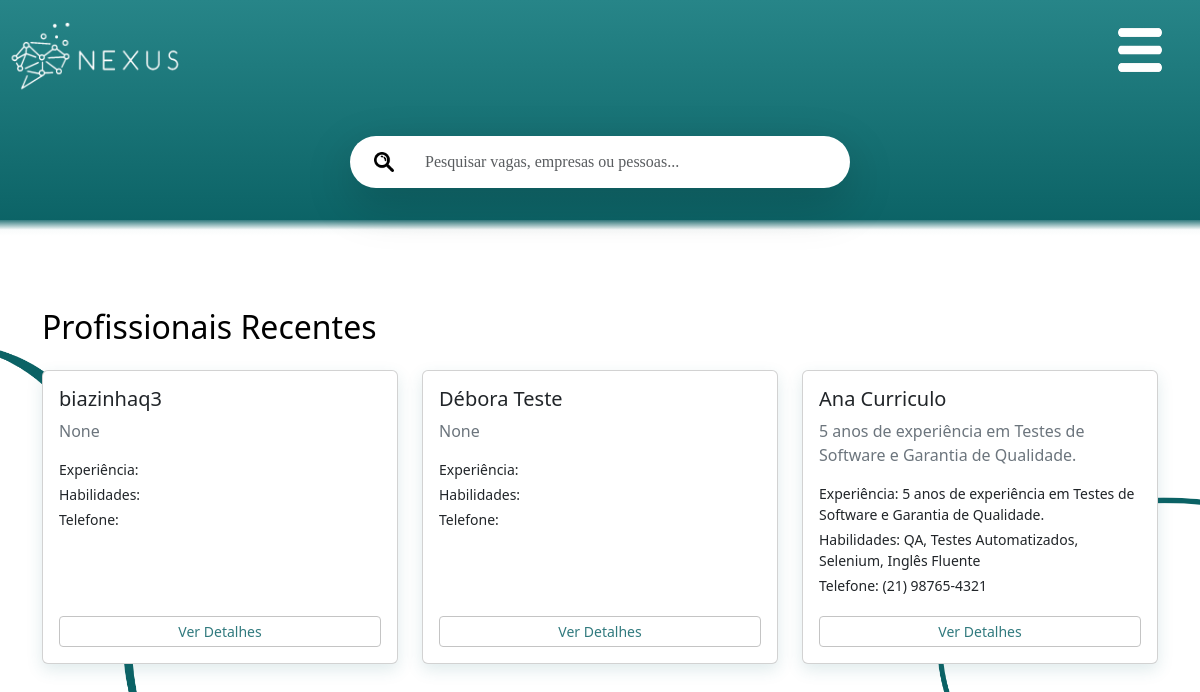
Screenshot of /index (signed in) with the database file from the repository.
### models.py (models this page shows)
class Profissional(db.Model):
    __tablename__ = 'profissionais'
    id = db.Column(db.Integer, primary_key=True)
    usuario_id = db.Column(db.Integer, db.ForeignKey('usuarios.id'), unique=True, nullable=False)
    nome_profissional = db.Column(db.String(150), nullable=False)
    endereco = db.Column(db.String(200))
    cidade = db.Column(db.String(100))
    estado = db.Column(db.String(100))
    cep = db.Column(db.String(15))
    telefone = db.Column(db.String(50))
    experiencia = db.Column(db.Text)
    habilidades = db.Column(db.Text)
    usuario = db.relationship('Usuario', backref=db.backref('profissional', uselist=False))

### app.py (the view)
@app.route('/index')
def index():
    if 'usuario_id' not in session:
        return redirect(url_for('mostrar_login'))
    tipo_conta = session.get('tipo_conta')
    cards = []
    titulo_secao = "Destaques"
    if tipo_conta == 'profissional':
        vagas = Vaga.query.order_by(Vaga.id.desc()).limit(10).all()
        cards = formatar_cards_vagas(vagas) or []
        titulo_secao = "Vagas em Destaque"
    elif tipo_conta == 'empresa':
        perfis = Profissional.query.order_by(Profissional.id.desc()).limit(10).all()
        cards = formatar_cards_profissionais(perfis) or []
        titulo_secao = "Profissionais Recentes"
    if cards is None:
        print("ALERTA: 'cards' é None! Forçando para lista vazia.")
        cards = []
    return render_template('Index.html', tipo_conta=tipo_conta, cards=cards, titulo_secao=titulo_secao, termo_pesquisa='')

### app.py (called while the page is built, shortened)
def truncate_filter(s, length=255, killwords=False, end='...'):
    if s is None:
        return ""
    if not isinstance(s, str):
        s = str(s) # Converte para string caso seja um número, etc.
    if len(s) <= length:
        return s

@app.after_request
def add_security_headers(response):
    return response

### utils.py (called while the page is built)
def formatar_cards_profissionais(profissionais):
    if profissionais is None:
        return []
    cards_formatados = []
    for perfil in profissionais:
        nome_usuario_fallback = getattr(perfil, 'usuario', None)
        nome_usuario = nome_usuario_fallback.nome if nome_usuario_fallback else "Profissional"
        nome_titulo = perfil.nome_profissional if perfil.nome_profissional else nome_usuario
        cards_formatados.append({
            'id': perfil.id,
            'titulo': nome_titulo,
            'descricao': perfil.experiencia,
            'detalhes': {
                'experiencia': perfil.experiencia,
                'habilidades': perfil.habilidades,
                'telefone': perfil.telefone,
                'cidade': perfil.cidade,
            }
        })
    return cards_formatados

### templates/Index.html (shortened to what this page needs)
<html>
<head>
    <link rel="stylesheet" href="https://cdnjs.cloudflare.com/ajax/libs/font-awesome/6.5.1/css/all.min.css"
 />
    <link href="{{ url_for('static', filename='Estilo.css') }}" rel="stylesheet">
    <link href="https://cdn.jsdelivr.net/npm/bootstrap@5.3.3/dist/css/bootstrap.min.css" rel="stylesheet"
>
</head>
<body id="corpoInicio2">
    <header id="cabecalhoIndex">
        <a href="{{ url_for('index') }}"><img src="{{ url_for('static', filename='images/logo-branco.png') }}"
                id="logoheader" alt="Logo Nexus"></a>
        <div id="offcanvas-toggle-container">
            <button class="navbar-toggler" type="button" data-bs-toggle="offcanvas" data-bs-target="#offcanvasNavbar"
                aria-controls="offcanvasNavbar" aria-label="Toggle navigation" id="offcanvasToggleBtn">
                <img src="{{ url_for('static', filename='images/Menu-Hamburguer-Branco.png') }}" alt="Menu"
                    id="menuImage">
            </button>
        </div>
        <div id="allcontainer" class="d-flex justify-content-center p-3">
            <form action="/resultado_pesquisa" method="GET" class="search-container w-100" style="max-width: 500px;">
                <div class="input-group shadow-lg rounded-pill">
                    <button type="submit" class="input-group-text bg-white border-0 rounded-start-pill ps-3"
                        style="border: none;">
                        <img src="{{ url_for('static', filename='images/lupa-de-pesquisa.png') }}" alt="Lupa"
                            style="width: 20px; height: 20px; cursor: pointer;">
                    </button>
                    <input type="text" name="search" id="search" class="form-control border-0 rounded-end-pill"
                        placeholder="Pesquisar vagas, empresas ou pessoas..." value="{{ termo_pesquisa or '' }}">
                </div>
            </form>
        </div>
        <div id="degradeCabecalhoIndex"></div>
    </header> <br><br>
    <div class="container mt-4">
        <h2 class="col-12 text-black mb-4" id="tituloSecao">{{ titulo_secao }}</h2>
        <div class="row row-cols-1 row-cols-md-2 row-cols-lg-3 g-4" id="cards-container">
            {% for card in cards %}
            <div class="col item-lista">
                <div class="card h-100 card-nexus">
                    <div class="card-body d-flex flex-column">
                        <h5 class="card-title text-dark">{{ card.titulo }}</h5>
                        <p class="card-text text-secondary mb-3">{{ card.descricao | default('') }}</p>
                        {% if tipo_conta == 'profissional' %}
                        <p class="mb-1"><small>Empresa: <strong>{{ card.detalhes.empresa | default('Não Informado')
                                    }}</strong></small></p>
                        <p class="mb-1"><small>Local: {{ card.detalhes.local | default('Não Informado') }}</small></p>
                        <p class="mb-1"><small>Requisitos: {{ card.detalhes.requisitos | truncate(80) | default('Sem
                                requisitos listados') }}</small></p>
                        {% elif tipo_conta == 'empresa' %}
                        <p class="mb-1">
                            <small>
                                Experiência:
                                {{ card.detalhes.experiencia | truncate(80) | default('Nenhuma informação') }}
                            </small>
                        </p>
                        <p class="mb-1"><small>Habilidades: {{ card.detalhes.habilidades | default('Não listadas') |
                                truncate(80) }}</small></p>
                        <p class="mb-1"><small>Telefone: {{ card.detalhes.telefone | truncate(80) | default('Não
                                informado') }}</small>
                        </p>
                        {% endif %}
                        <div class="mt-auto pt-3">
                            <a id="botaoDetalhesVaga" href="{% if tipo_conta == 'profissional' %}{{ url_for('detalhe', tipo='vaga', id=card.id) }}{% else %}{{ url_for('detalhe', tipo='profissional', id=card.id) }}{% endif %}"
                                class="btn btn-sm btn-outline-success w-100">
                                Ver Detalhes
                            </a>
                        </div>
                    </div>
                </div>
            </div>
            {% endfor %}
        </div>
    </div>
</body>
</html>

### static/Estilo.css (style rules this page uses)
#corpoInicio2 { background-color: white; background-image: url(../static/images/ELEMENTO2.png); background-size: 100%; background-repeat: no-repeat; background-position: center; }
#logoheader { width: auto; height: auto; max-height: 100px; margin: 0; }
#cabecalhoIndex { background-color: #268a8d; color: white; font-family: Cambria, Cochin, Georgia, Times, 'Times New Roman', serif; width: 100%; border-bottom: 6px solid transparent; background-image: linear-gradient(#278588, #0B6265), linear-gradient(to bottom, #0B6265, #ffffff); background-origin: padding-box, border-box; background-clip: padding-box, border-box; }
#tituloSecao { background-color: white; }
#offcanvas-toggle-container { position: absolute; top: 15px; right: 15px; z-index: 1050; }
#offcanvasToggleBtn { background-color: transparent !important; border: none !important; box-shadow: none !important; padding: 0; width: auto; height: auto; }
#menuImage { width: 90px; height: 70px; display: block; }
#degradeCabecalhoIndex { height: 10px; width: 100%; background: linear-gradient(to bottom, #317a7e, #ffffff); }
#allcontainer { display: flex; justify-content: center; align-items: flex-start; gap: 5px; margin-top: 20px; }
.input-group { display: flex; align-items: center; background-color: #ffffff; padding: 8px 16px 8px 8px; border-radius: 24px; gap: 8px; margin-top: 0; }
.search-container { position: relative; }
#offcanvasToggleBtn { transition: opacity 0.3s ease; }
.card-nexus { border: 1px solid #c3dede; border-radius: 15px; overflow: hidden; box-shadow: 0 6px 16px rgba(49, 122, 126, 0.15); }
#botaoDetalhesVaga { background-color: white; color: #317a7e; border-color: #c4c4c4; position: relative; }

### rows the page displays
Profissional: titulo "biazinhaq3", descricao "None"
Profissional: titulo "Débora Teste", descricao "None"
Profissional: titulo "Ana Curriculo", descricao "5 anos de experiência em Testes de Software e Garantia de Qualidade.", detalhes.experiencia "5 anos de experiência em Testes de Software e Garantia de Qualidade.", detalhes.habilidades "QA, Testes Automatizados, Selenium, Inglês Fluente", detalhes.telefone "(21) 98765-4321"

### other values shown
{{ titulo_secao }} "Profissionais Recentes"
